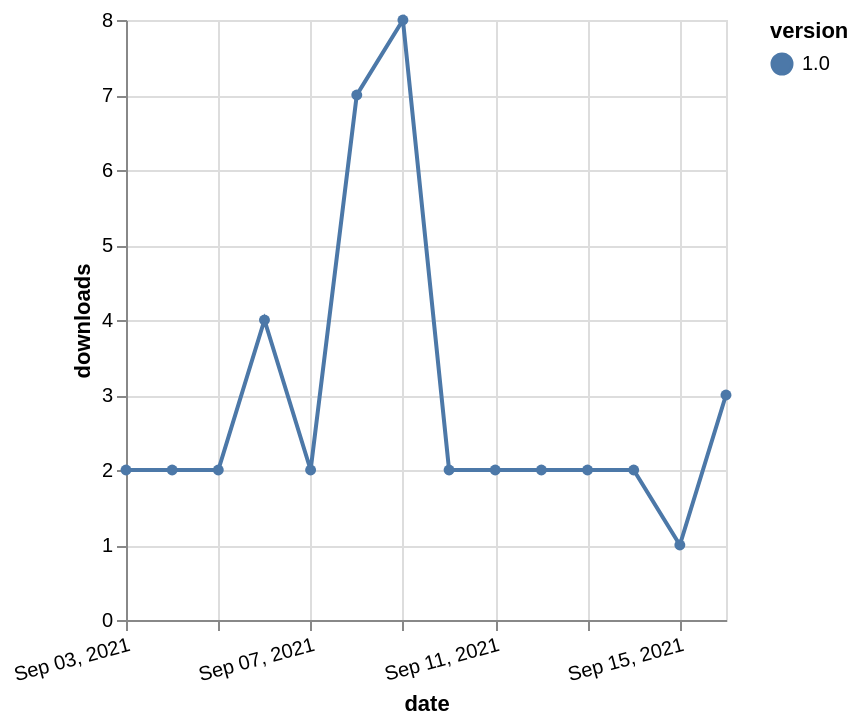

Vega-Lite specification stored for this chart:
### Vega-Lite specification from a JSON file in a GitHub repository (floating-point values rounded to 4 significant figures)
{"$schema": "https://vega.github.io/schema/vega-lite/v5.json", "description": "A simple bar chart with embedded data.", "data": {"values": [{"date": "2021-09-03", "total": 3359, "delta": 2, "version": "1.0"}, {"date": "2021-09-04", "total": 3361, "delta": 2, "version": "1.0"}, {"date": "2021-09-05", "total": 3363, "delta": 2, "version": "1.0"}, {"date": "2021-09-06", "total": 3367, "delta": 4, "version": "1.0"}, {"date": "2021-09-07", "total": 3369, "delta": 2, "version": "1.0"}, {"date": "2021-09-08", "total": 3376, "delta": 7, "version": "1.0"}, {"date": "2021-09-09", "total": 3384, "delta": 8, "version": "1.0"}, {"date": "2021-09-10", "total": 3386, "delta": 2, "version": "1.0"}, {"date": "2021-09-11", "total": 3388, "delta": 2, "version": "1.0"}, {"date": "2021-09-12", "total": 3390, "delta": 2, "version": "1.0"}, {"date": "2021-09-13", "total": 3392, "delta": 2, "version": "1.0"}, {"date": "2021-09-14", "total": 3394, "delta": 2, "version": "1.0"}, {"date": "2021-09-15", "total": 3395, "delta": 1, "version": "1.0"}, {"date": "2021-09-16", "total": 3398, "delta": 3, "version": "1.0"}]}, "width": "container", "mark": {"type": "line", "point": {"filled": true}}, "encoding": {"x": {"field": "date", "type": "temporal", "timeUnit": "yearmonthdate", "title": "date", "axis": {"labelAngle": -15}}, "y": {"field": "delta", "type": "quantitative", "title": "downloads"}, "color": {"field": "version", "type": "nominal"}, "tooltip": {"field": "delta"}}}
